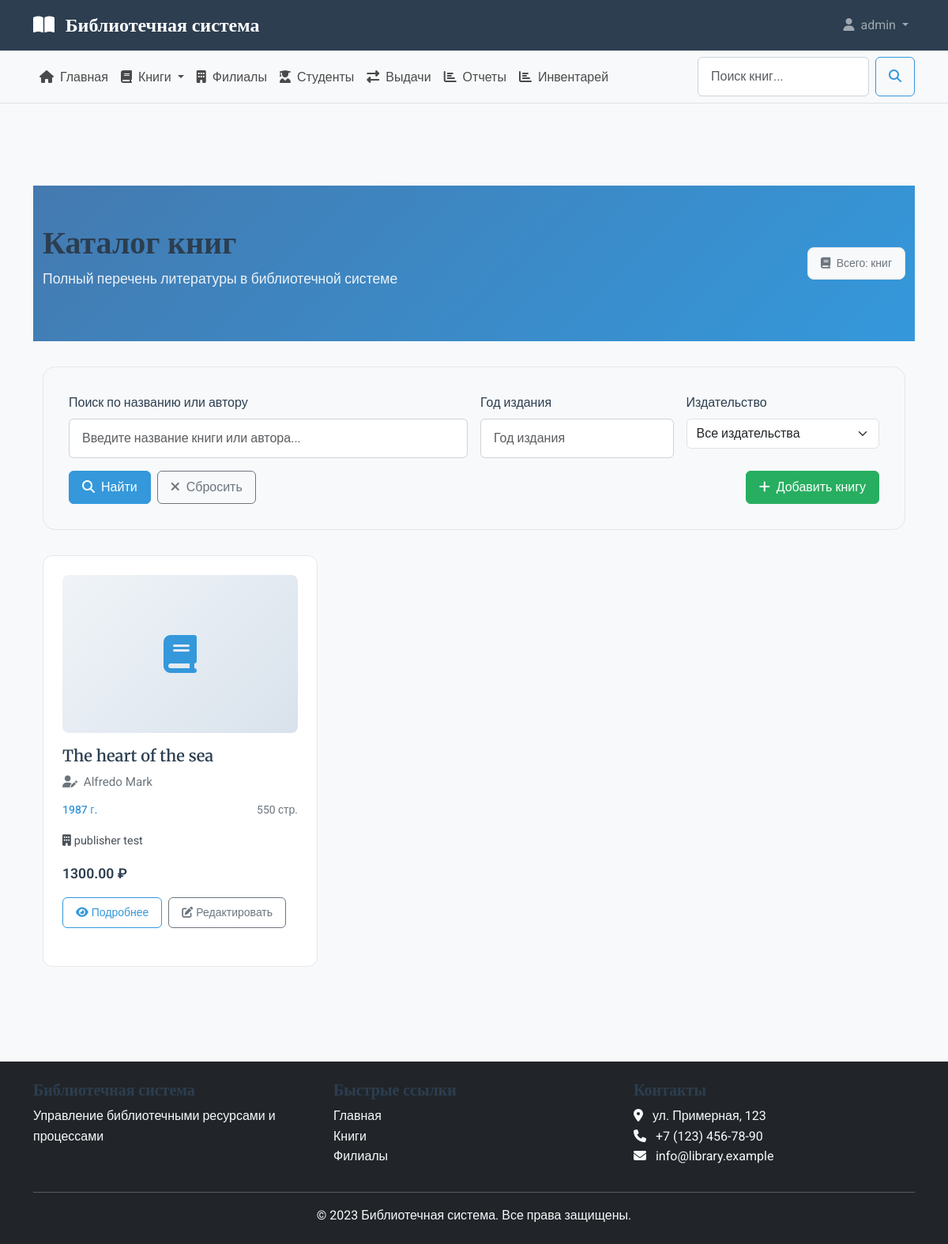
The app's page /books/ (signed in) with its own data.
### library_app/models.py (models this page shows, shortened)
class Book(models.Model):
    title = models.CharField(_('название'), max_length=300)
    authors = models.ManyToManyField(Author, verbose_name=_('авторы'), related_name='books')
    isbn = models.CharField(max_length=20, null=True, blank=True)
    publisher = models.ForeignKey(
        Publisher,
        verbose_name=_('издательство'),
        on_delete=models.SET_NULL,
        null=True,
        blank=True
    )
    publication_year = models.PositiveIntegerField(
        _('год издания'),
        null=True,
        blank=True,
        help_text=_('Год издания книги')
    )
    page_count = models.PositiveIntegerField(
        _('количество страниц'),
        default=1,
        help_text=_('Общее количество страниц в книге')
    )
    illustration_count = models.PositiveIntegerField(
        _('количество иллюстраций'),
        default=0,
        help_text=_('Количество иллюстраций в книге')
    )
    price = models.DecimalField(
        _('стоимость'),
        max_digits=10,
        decimal_places=2,
        default=0.00,
        help_text=_('Стоимость книги в рублях')
    )
    created_at = models.DateTimeField(_('дата создания'), auto_now_add=True)
    updated_at = models.DateTimeField(_('дата обновления'), auto_now=True)
    class Meta:
        verbose_name = _('книга')
        verbose_name_plural = _('книги')
        ordering = ['title']
        indexes = [
            models.Index(fields=['title']),
            models.Index(fields=['publication_year']),
        ]

class Author(models.Model):
    last_name = models.CharField(_('фамилия'), max_length=100)
    first_name = models.CharField(_('имя'), max_length=100)
    middle_name = models.CharField(_('отчество'), max_length=100, blank=True, null=True)
    nickname = models.CharField(_('Nickname'), max_length=100, blank=True, null=True)
    class Meta:
        verbose_name = _('автор')
        verbose_name_plural = _('авторы')
        ordering = ['last_name', 'first_name']
        unique_together = ['last_name', 'first_name', 'middle_name']
    def __str__(self):
        if self.middle_name:
            return f"{self.last_name} {self.first_name} {self.middle_name}"
        return f"{self.last_name} {self.first_name}"

class Publisher(models.Model):
    name = models.CharField(_('название'), max_length=200, unique=True)
    address = models.TextField(_('адрес'), blank=True, null=True)
    class Meta:
        verbose_name = _('издательство')
        verbose_name_plural = _('издательства')
        ordering = ['name']

### library_app/views.py (the view)
# urls.py: path('books/', BookListView.as_view(), name='book_list'),
class BookListView(LoginRequiredMixin, ListView):
    model = Book
    template_name = 'library_app/books/book_list.html'
    context_object_name = 'books'
    paginate_by = 20
    ordering = ['title']
    def get_queryset(self):
        queryset = super().get_queryset()
        search_query = self.request.GET.get('search', '')
        year_filter = self.request.GET.get('year', '')
        publisher_filter = self.request.GET.get('publisher', '')
        if search_query:
            queryset = queryset.filter(
                Q(title__icontains=search_query) |
                Q(authors__last_name__icontains=search_query) |
                Q(authors__first_name__icontains=search_query)
            ).distinct()
        if year_filter:
            queryset = queryset.filter(publication_year=year_filter)
        if publisher_filter:
            queryset = queryset.filter(publisher__id=publisher_filter)
        return queryset.select_related('publisher').prefetch_related('authors')
    def get_context_data(self, **kwargs):
        context = super().get_context_data(**kwargs)
        context['title'] = 'Список книг'
        context['publishers'] = Publisher.objects.all()
        context['search_query'] = self.request.GET.get('search', '')
        context['year_filter'] = self.request.GET.get('year', '')
        context['publisher_filter'] = self.request.GET.get('publisher', '')
        return context

### library_app/templates/library_app/books/book_list.html (shortened to what this page needs)
{% extends 'library_app/base.html' %}
{% load static %}
{% block content %}
<section class="books-header">
    <div class="container">
        <div class="row align-items-center">
            <div class="col-md-8">
                <h1 class="books-title">Каталог книг</h1>
                <p class="books-subtitle">Полный перечень литературы в библиотечной системе</p>
            </div>
            <div class="col-md-4 text-md-end">
                <div class="stats-badge d-inline-block">
                    <i class="fas fa-book me-1"></i> Всего: {{ books.paginator.count }} книг
                </div>
            </div>
        </div>
    </div>
</section>
<div class="container">
    <div class="search-section">
        <form method="get" class="row g-3">
            <div class="col-md-6">
                <label for="search" class="form-label">Поиск по названию или автору</label>
                <input type="text" class="form-control" id="search" name="search"
                       value="{{ search_query }}" placeholder="Введите название книги или автора...">
            </div>
            <div class="col-md-3">
                <label for="year" class="form-label">Год издания</label>
                <input type="number" class="form-control" id="year" name="year"
                       value="{{ year_filter }}" placeholder="Год издания" min="1000" max="2100">
            </div>
            <div class="col-md-3">
                <label for="publisher" class="form-label">Издательство</label>
                <select class="form-select" id="publisher" name="publisher">
                    <option value="">Все издательства</option>
                </select>
            </div>
            <div class="col-12">
                <div class="d-flex gap-2">
                    <button type="submit" class="btn btn-primary">
                        <i class="fas fa-search me-2"></i>Найти
                    </button>
                    <a href="{% url 'book_list' %}" class="btn btn-outline-secondary">
                        <i class="fas fa-times me-2"></i>Сбросить
                    </a>
                    {% if user.is_staff %}
                    <a href="{% url 'book_add' %}" class="btn btn-success ms-auto">
                        <i class="fas fa-plus me-2"></i>Добавить книгу
                    </a>
                    {% endif %}
                </div>
            </div>
        </form>
    </div>
    <div class="row">
        {% for book in books %}
        <div class="col-lg-4 col-md-6 mb-4">
            <div class="book-card">
                <div class="book-cover">
                    <i class="fas fa-book"></i>
                </div>
                <h3 class="book-title">{{ book.title }}</h3>
                <div class="book-authors">
                    <i class="fas fa-user-edit me-1"></i>
                    {% for author in book.authors.all|slice:":3" %}
                        {{ author }}{% if not forloop.last %}, {% endif %}
                    {% endfor %}
                </div>
                <div class="book-meta">
                    <span class="book-year">{{ book.publication_year }} г.</span>
                    <span class="book-pages">{{ book.page_count }} стр.</span>
                </div>
                {% if book.publisher %}
                <div class="book-publisher">
                    <i class="fas fa-building me-1"></i>{{ book.publisher.name }}
                </div>
                {% endif %}
                <div class="book-price">{{ book.price }} ₽</div>
                <div class="book-actions">
                    <a href="{% url 'book_detail' book.pk %}" class="btn btn-outline-primary btn-sm">
                        <i class="fas fa-eye me-1"></i>Подробнее
                    </a>
                    {% if user.is_staff %}
                    <a href="{% url 'book_edit' book.pk %}" class="btn btn-outline-secondary btn-sm">
                        <i class="fas fa-edit me-1"></i>Редактировать
                    </a>
                    {% endif %}
                </div>
            </div>
        </div>
        {% endfor %}
    </div>
</div>
{% endblock %}

### library_app/templates/library_app/includes/header.html (shortened to what this page needs)
<header class="main-header">
    <nav class="navbar navbar-expand-lg navbar-dark bg-primary">
        <div class="container">
            <a class="navbar-brand" href="{% url 'home' %}">
                <i class="fas fa-book-open me-2"></i>
                Библиотечная система
            </a>
            <div class="collapse navbar-collapse" id="mainNavbar">
                <ul class="navbar-nav ms-auto">
                    {% if user.is_authenticated %}
                    <li class="nav-item dropdown">
                        <a class="nav-link dropdown-toggle" href="#" id="userDropdown" role="button" data-bs-toggle="dropdown">
                            <i class="fas fa-user me-1"></i> {{ user.username }}
                        </a>
                    </li>
                    {% endif %}
                </ul>
            </div>
        </div>
    </nav>
</header>

### library_app/static/library_app/css/style.css (style rules this page uses)
:root { --primary-color: #2c3e50; --secondary-color: #3498db; --accent-color: #e74c3c; --light-color: #ecf0f1; --dark-color: #2c3e50; --success-color: #27ae60; --warning-color: #f39c12; --danger-color: #e74c3c; --info-color: #3498db; }
body { font-family: 'Roboto', sans-serif; background-color: #f8f9fa; color: #333; line-height: 1.6; }
h1, h2, h3, h4, h5, h6 { font-family: 'Merriweather', serif; font-weight: 700; color: var(--primary-color); }
.main-header .navbar-brand { font-family: 'Merriweather', serif; font-weight: 700; font-size: 1.5rem; }
.btn { border-radius: 0.375rem; font-weight: 500; padding: 0.5rem 1rem; transition: all 0.3s; }
.btn-primary { background-color: var(--secondary-color); border-color: var(--secondary-color); }
.btn-success { background-color: var(--success-color); border-color: var(--success-color); }
.btn-outline-primary { color: var(--secondary-color); border-color: var(--secondary-color); }
.form-control { border-radius: 0.375rem; padding: 0.75rem 1rem; border: 1px solid #ced4da; transition: border-color 0.15s ease-in-out, box-shadow 0.15s ease-in-out; }
.form-label { font-weight: 500; margin-bottom: 0.5rem; color: var(--dark-color); }
.bg-primary { background-color: var(--primary-color) !important; }

### library_app/templates/library_app/books/book_list.html (style rules this page uses)
.books-header { background: linear-gradient(135deg, #447ab0 0%, #3498db 100%); padding: 3rem 0; color: white; margin-bottom: 2rem; }
.books-title { font-size: 2.5rem; font-weight: 700; margin-bottom: 0.5rem; }
.books-subtitle { font-size: 1.1rem; opacity: 0.9; }
.search-section { background: #f8f9fa; padding: 2rem; border-radius: 1rem; margin-bottom: 2rem; border: 1px solid #e5e7eb; }
.book-card { background: white; border-radius: 0.75rem; padding: 1.5rem; border: 1px solid #e5e7eb; margin-bottom: 1.5rem; transition: all 0.3s ease; height: 100%; }
.book-cover { height: 200px; background: linear-gradient(135deg, #f0f4f8 0%, #d9e2ec 100%); border-radius: 0.5rem; display: flex; align-items: center; justify-content: center; margin-bottom: 1rem; color: var(--secondary-color); font-size: 3rem; }
.book-title { font-size: 1.25rem; font-weight: 600; color: var(--primary-color); margin-bottom: 0.5rem; line-height: 1.3; }
.book-authors { color: #6c757d; font-size: 0.95rem; margin-bottom: 0.75rem; }
.book-meta { display: flex; justify-content: space-between; margin-bottom: 1rem; font-size: 0.875rem; }
.book-year { color: var(--secondary-color); font-weight: 500; }
.book-pages { color: #6c757d; }
.book-publisher { color: #495057; font-size: 0.9rem; margin-bottom: 1rem; }
.book-price { font-size: 1.1rem; font-weight: 600; color: var(--primary-color); margin-bottom: 1rem; }
.book-actions { display: flex; gap: 0.5rem; }
.stats-badge { background: #f8f9fa; border-radius: 0.5rem; padding: 0.5rem 1rem; font-size: 0.875rem; color: #6c757d; border: 1px solid #e5e7eb; }

### records on screen
Book: title "The heart of the sea", publication_year "1987", page_count "550", publisher.name "publisher test", price "1300.00"
Author: middle_name+last_name+first_name "Alfredo Mark"

### other values on screen
{{ user.username }} "admin"
